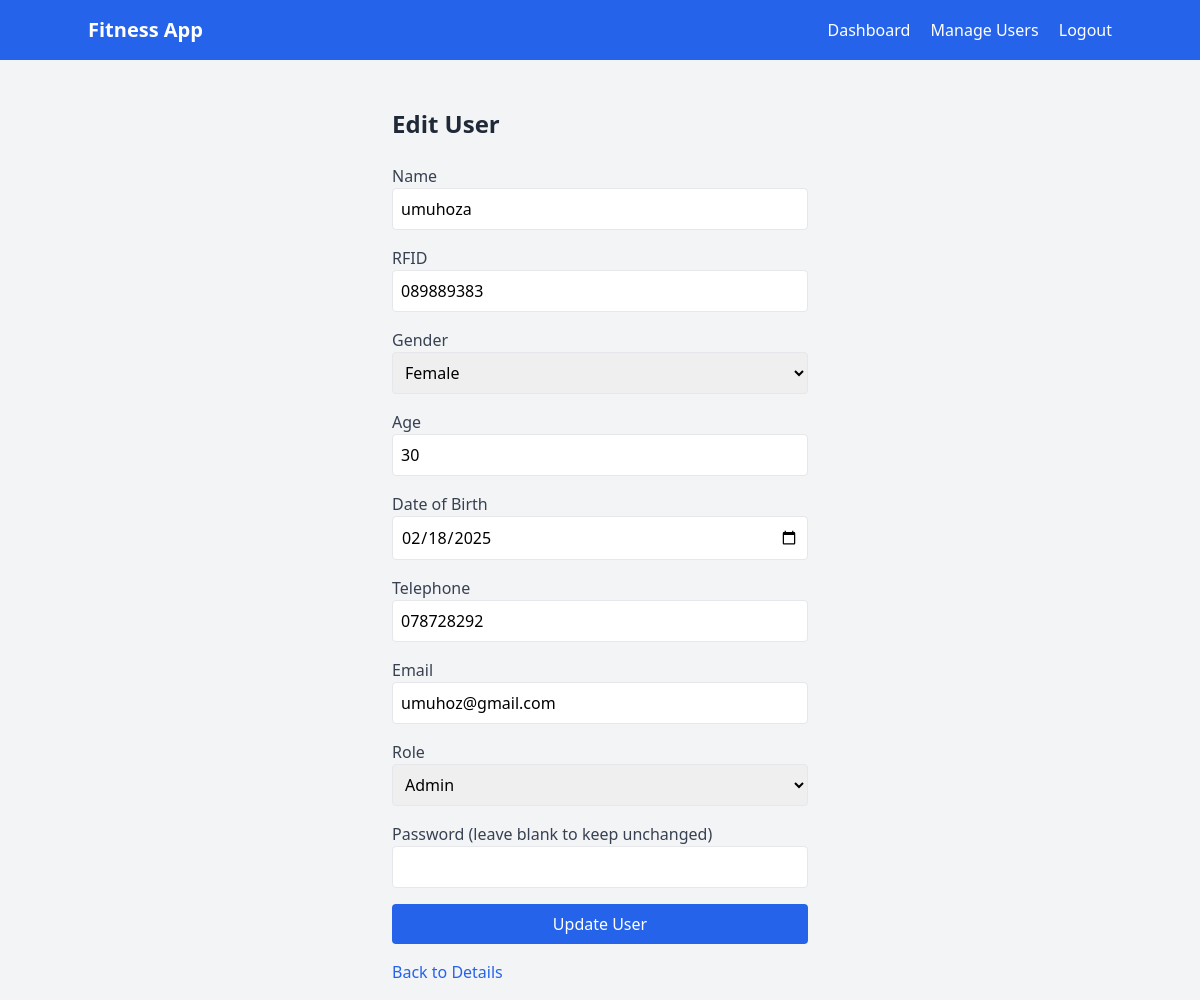
The page /users/3/edit (signed in) on the database its author committed.
### app.py (models this page shows, shortened)
class User(db.Model):
    id = db.Column(db.Integer, primary_key=True)
    name = db.Column(db.String(100), nullable=False)
    rfid = db.Column(db.String(50), unique=True, nullable=False)
    gender = db.Column(db.String(20), nullable=False)
    age = db.Column(db.Integer, nullable=False)
    dob = db.Column(db.Date, nullable=False)
    telephone = db.Column(db.String(20), nullable=False)
    email = db.Column(db.String(120), unique=True, nullable=False)
    role = db.Column(db.String(50), nullable=False)
    password_hash = db.Column(db.String(128), nullable=False)

### app.py (the view, shortened to what this page needs)
@app.route('/users/<int:user_id>/edit', methods=['GET', 'POST'])
@admin_required
def edit_user(user_id):
    user = get_user_by_id(user_id)
    if not user:
        flash("User not found.", "danger")
        return redirect(url_for('list_users'))
    return render_template('edit_user.html', user=user)

### app.py (called while the page is built)
def admin_required(f):
    @wraps(f)
    def decorated_function(*args, **kwargs):
        if not current_user.is_authenticated or current_user.role != 'admin':
            flash("You do not have permission to access this page.", "danger")
            return redirect(url_for('dashboard'))
        return f(*args, **kwargs)
    return decorated_function

def get_user_by_id(user_id):
    return User.query.get(user_id)

@login_manager.user_loader
def load_user(user_id):
    return User.query.get(int(user_id))

### templates/edit_user.html (shortened to what this page needs)
<!DOCTYPE html>
<html lang="en">
<head>
    <script src="https://cdn.tailwindcss.com"></script>
</head>
<body class="bg-gray-100 font-sans">
    <nav class="bg-blue-600 text-white p-4">
        <div class="container mx-auto flex justify-between items-center">
            <a href="{{ url_for('index') }}" class="text-xl font-bold">Fitness App</a>
            <div class="space-x-4">
                <a href="{{ url_for('dashboard') }}" class="hover:underline">Dashboard</a>
                {% if current_user.role == 'admin' %}
                    <a href="{{ url_for('list_users') }}" class="hover:underline">Manage Users</a>
                {% endif %}
                <a href="{{ url_for('logout') }}" class="hover:underline">Logout</a>
            </div>
        </div>
    </nav>
    <div class="container mx-auto mt-8 p-4 max-w-md">
        <h1 class="text-2xl font-bold text-gray-800 mb-6">Edit User</h1>
        <form method="POST" action="{{ url_for('edit_user', user_id=user.id) }}" class="space-y-4">
            <div>
                <label for="name" class="block text-gray-700">Name</label>
                <input type="text" name="name" id="name" value="{{ user.name }}" class="w-full p-2 border rounded focus:outline-none focus:ring-2 focus:ring-blue-600" required>
            </div>
            <div>
                <label for="rfid" class="block text-gray-700">RFID</label>
                <input type="text" name="rfid" id="rfid" value="{{ user.rfid }}" class="w-full p-2 border rounded focus:outline-none focus:ring-2 focus:ring-blue-600" required>
            </div>
            <div>
                <label for="gender" class="block text-gray-700">Gender</label>
                <select name="gender" id="gender" class="w-full p-2 border rounded focus:outline-none focus:ring-2 focus:ring-blue-600" required>
                    <option value="Female" {% if user.gender == 'Female' %}selected{% endif %}>Female</option>
                </select>
            </div>
            <div>
                <label for="age" class="block text-gray-700">Age</label>
                <input type="number" name="age" id="age" value="{{ user.age }}" class="w-full p-2 border rounded focus:outline-none focus:ring-2 focus:ring-blue-600" required>
            </div>
            <div>
                <label for="dob" class="block text-gray-700">Date of Birth</label>
                <input type="date" name="dob" id="dob" value="{{ user.dob }}" class="w-full p-2 border rounded focus:outline-none focus:ring-2 focus:ring-blue-600" required>
            </div>
            <div>
                <label for="telephone" class="block text-gray-700">Telephone</label>
                <input type="text" name="telephone" id="telephone" value="{{ user.telephone }}" class="w-full p-2 border rounded focus:outline-none focus:ring-2 focus:ring-blue-600" required>
            </div>
            <div>
                <label for="email" class="block text-gray-700">Email</label>
                <input type="email" name="email" id="email" value="{{ user.email }}" class="w-full p-2 border rounded focus:outline-none focus:ring-2 focus:ring-blue-600" required>
            </div>
            <div>
                <label for="role" class="block text-gray-700">Role</label>
                <select name="role" id="role" class="w-full p-2 border rounded focus:outline-none focus:ring-2 focus:ring-blue-600" required>
                    <option value="admin" {% if user.role == 'admin' %}selected{% endif %}>Admin</option>
                </select>
            </div>
            <div>
                <label for="password" class="block text-gray-700">Password (leave blank to keep unchanged)</label>
                <input type="password" name="password" id="password" class="w-full p-2 border rounded focus:outline-none focus:ring-2 focus:ring-blue-600">
            </div>
            <button type="submit" class="w-full bg-blue-600 text-white p-2 rounded hover:bg-blue-700">Update User</button>
        </form>
        <p class="mt-4"><a href="{{ url_for('user_details', user_id=user.id) }}" class="text-blue-600 hover:underline">Back to Details</a></p>
    </div>
</body>
</html>

### rows shown on the page
User: name "umuhoza", rfid "089889383", gender "Female", age "30", dob "02/18/2025", telephone "078728292", email "umuhoz@gmail.com"
